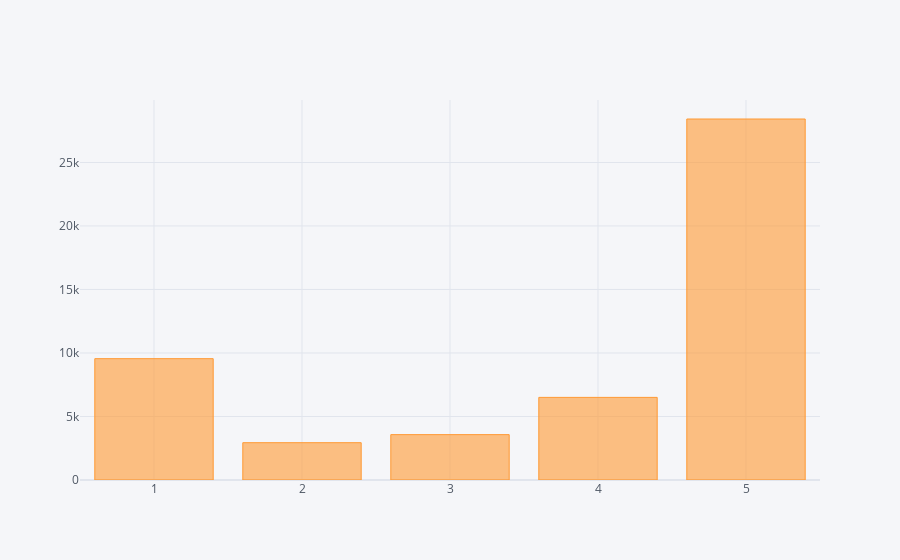

The notebook cell saved with this chart:
### Code cell
df["rating"].value_counts(dropna=False).iplot(kind="bar")

### Figure 1 — Plotly figure (JSON) as saved in the notebook; plotly's stock layout.template omitted (floating-point values rounded to 4 significant figures)
{"data": [{"marker": {"color": "rgba(255, 153, 51, 0.6)", "line": {"color": "rgba(255, 153, 51, 1.0)", "width": 1}}, "name": "rating", "orientation": "v", "text": "", "type": "bar", "x": [5, 1, 4, 3, 2], "y": [28423, 9553, 6505, 3571, 2937]}], "layout": {"legend": {"bgcolor": "#F5F6F9", "font": {"color": "#4D5663"}}, "paper_bgcolor": "#F5F6F9", "plot_bgcolor": "#F5F6F9", "title": {"font": {"color": "#4D5663"}}, "xaxis": {"gridcolor": "#E1E5ED", "showgrid": true, "tickfont": {"color": "#4D5663"}, "title": {"font": {"color": "#4D5663"}, "text": ""}, "zerolinecolor": "#E1E5ED"}, "yaxis": {"gridcolor": "#E1E5ED", "showgrid": true, "tickfont": {"color": "#4D5663"}, "title": {"font": {"color": "#4D5663"}, "text": ""}, "zerolinecolor": "#E1E5ED"}}}
